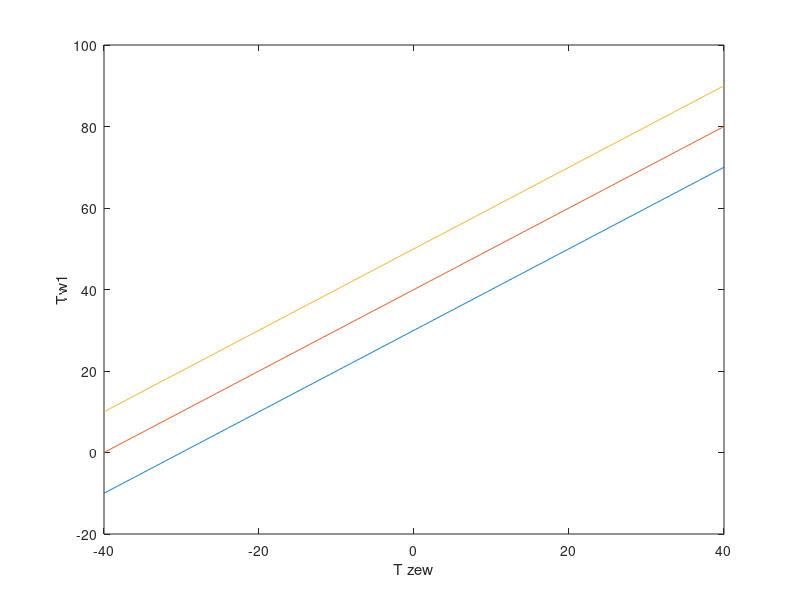
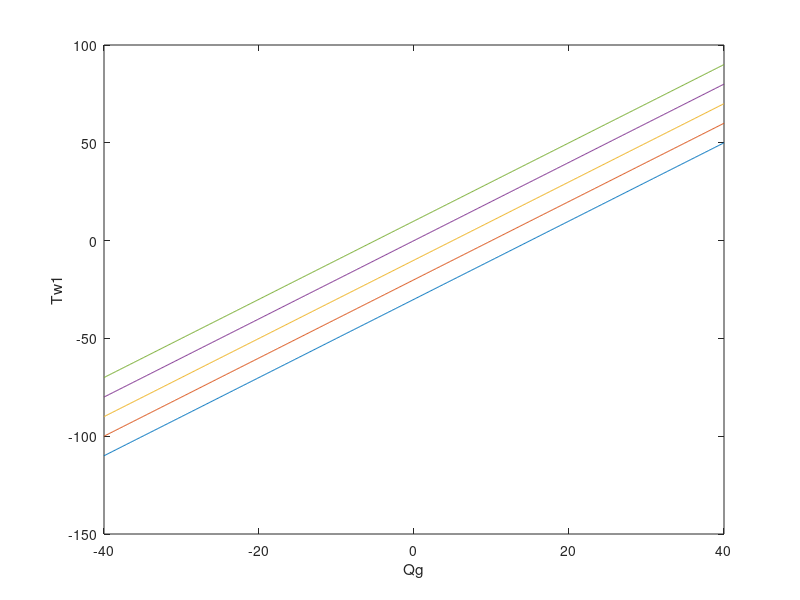
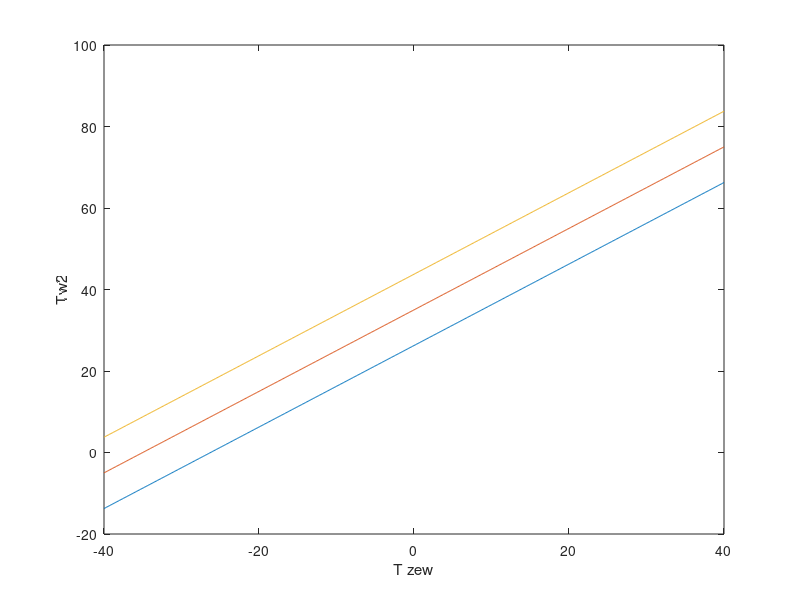
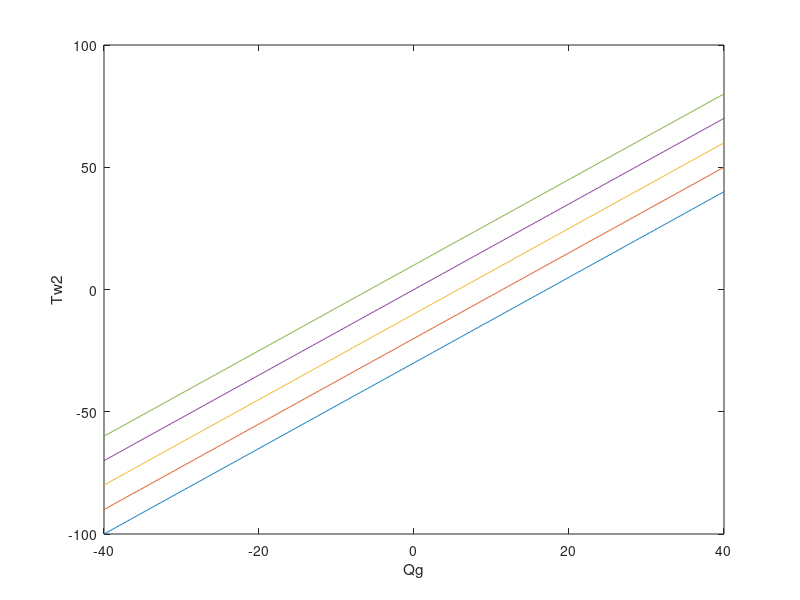

The MATLAB source for these figures, in order:
close all; 
clear all;
clc;

QgN=20000;
TzewN=-20;
T1N=20;
T2N=15;

Ks2=QgN/(3*(T1N-TzewN)+T2N-TzewN)
Ks1=3*Ks2
Ks0=(Ks2*(T2N-TzewN))/(T1N-T2N)


%%%%%%%%%%%%%%%%%%%%%%%%%%%%%%%%%%     Tw1     %%%%%%%%%%%%%%%%%%%%%%%%%%%%%%%

%Tzew jako zmienna
for QgN=15000:5000:25000
    %figure;
    
    i=1
    for TzewN=-40:0.1:40
   
        Tw1(i)=(QgN+Ks1*TzewN+(Ks0*Ks2*TzewN)/(Ks2+Ks0))/(Ks1+Ks0-(Ks0)^2/(Ks2+Ks0));
        i=i+1;
    end
    
    plot(-40:0.1:40,Tw1);
        xlabel('T zew');
    ylabel('Tw1');
    hold on
end

figure;
%Q jako zmienna
for TzewN=-30:10:10
    %figure;
    
    i=1
    for QgN=-40000:100:40000
   
        Tw1(i)=(QgN+Ks1*TzewN+(Ks0*Ks2*TzewN)/(Ks2+Ks0))/(Ks1+Ks0-(Ks0)^2/(Ks2+Ks0));
        i=i+1;
    end
    
    plot(-40:0.1:40,Tw1);
    xlabel('Qg');
    ylabel('Tw1');
    hold on
end

%%%%%%%%%%%%%%%%%%%%%%%%%%%%%%%%%%     Tw2      %%%%%%%%%%%%%%%%%%%%%%%%%%%%%%%
figure;
%TzewN jako zmienna
for QgN=15000:5000:25000
    %figure;
    
    i=1
    for TzewN=-40:0.1:40
   
        Tw2(i)=(QgN*Ks0+Ks1*Ks2*TzewN+Ks1*Ks0*TzewN+Ks0*Ks2*TzewN)/(Ks1*Ks2+Ks1*Ks0+Ks0*Ks2);
        i=i+1;
    end
    
    plot(-40:0.1:40,Tw2);
    xlabel('T zew');
    ylabel('Tw2');
    hold on
end


figure;
%Q jako zmienna
for TzewN=-30:10:10
    
    
    i=1
    for QgN=-40000:100:40000
   
        Tw2(i)=(QgN*Ks0+Ks1*Ks2*TzewN+Ks1*Ks0*TzewN+Ks0*Ks2*TzewN)/(Ks1*Ks2+Ks1*Ks0+Ks0*Ks2);
        i=i+1;
    end
    
    plot(-40:0.1:40,Tw2);
    xlabel('Qg');
    ylabel('Tw2');
    hold on
end

